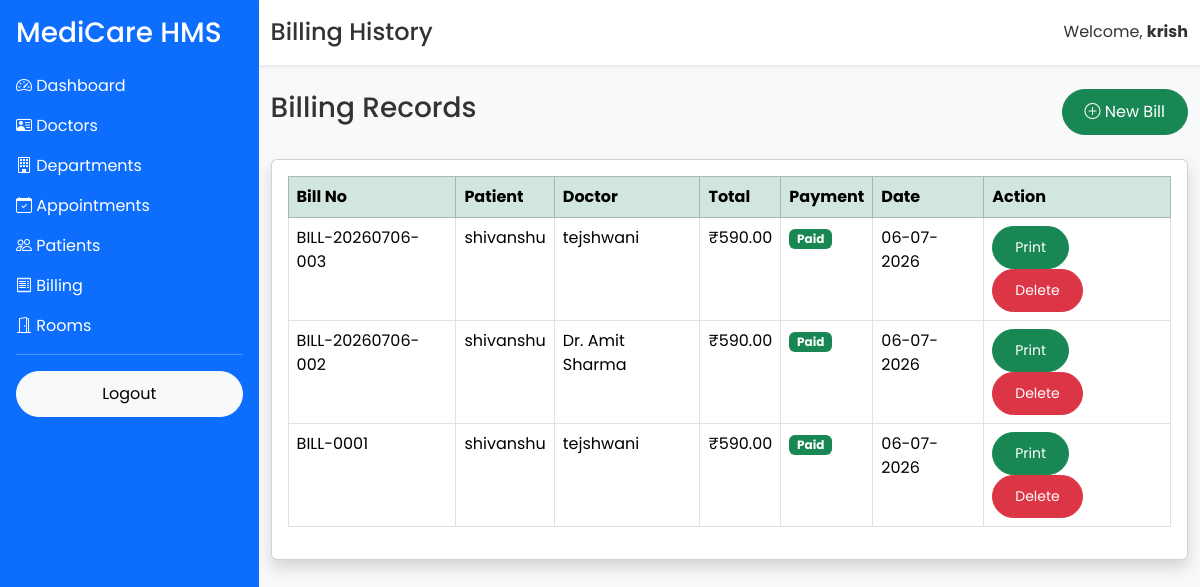
/admin/billing/list (signed in), run on the app's committed database.
### app/models/user.py (models this page shows, shortened)
class User(UserMixin, db.Model):
    __tablename__ = "users"
    id = db.Column(db.Integer, primary_key=True)
    full_name = db.Column(db.String(100), nullable=False)
    email = db.Column(db.String(120), unique=True, nullable=False)
    phone = db.Column(db.String(15), unique=True, nullable=True)
    password = db.Column(db.String(255), nullable=False)
    role = db.Column(db.String(20), default="patient")
    is_active = db.Column(db.Boolean, default=True)
    created_at = db.Column(db.DateTime, server_default=db.func.now())

### app/models/billing.py (models this page shows)
class Billing(db.Model):
    __tablename__ = "billing"
    id = db.Column(db.Integer, primary_key=True)
    bill_number = db.Column(db.String(20), unique=True)
    patient_name = db.Column(db.String(100), nullable=False)
    doctor_name = db.Column(db.String(100), nullable=False)
    consultation = db.Column(db.Float, default=0)
    medicine = db.Column(db.Float, default=0)
    lab = db.Column(db.Float, default=0)
    room = db.Column(db.Float, default=0)
    discount = db.Column(db.Float, default=0)
    gst = db.Column(db.Float, default=18)
    total = db.Column(db.Float)
    payment_method = db.Column(db.String(50))
    payment_status = db.Column(db.String(20))
    created_at = db.Column(
        db.DateTime,
        server_default=db.func.now()
    )

### app/routes/billing.py (the view)
@billing.route("/admin/billing/list")
@login_required
def billing_list():
    search = request.args.get("search")
    if search:
        bills = Billing.query.filter(
            Billing.patient_name.ilike(f"%{search}%")
        ).all()
    else:
        bills = Billing.query.order_by(
            Billing.id.desc()
        ).all()
    return render_template(
        "billing/list.html",
        bills=bills,
        search=search
    )

### app/templates/billing/list.html (shortened to what this page needs)
{% extends "layout/dashboard_base.html" %}
{% block page_title %}
Billing History
{% endblock %}
{% block content %}
<div class="d-flex justify-content-between align-items-center mb-4">
    <h3>Billing Records</h3>
    <a href="/admin/billing" class="btn btn-success">
        <i class="bi bi-plus-circle"></i>
        New Bill
    </a>
</div>
<div class="card shadow">
    <div class="card-body">
        <table class="table table-bordered table-hover">
            <thead class="table-success">
                <tr>
                    <th>Bill No</th>
                    <th>Patient</th>
                    <th>Doctor</th>
                    <th>Total</th>
                    <th>Payment</th>
                    <th>Date</th>
                    <th>Action</th>
                </tr>
            </thead>
            <tbody>
                {% for bill in bills %}
                <tr>
                    <td>{{ bill.bill_number }}</td>
                    <td>{{ bill.patient_name }}</td>
                    <td>{{ bill.doctor_name }}</td>
                    <td>₹{{ "%.2f"|format(bill.total) }}</td>
                    <td>
                        {% if bill.payment_status=="Paid" %}
                        <span class="badge bg-success">
                            Paid
                        </span>
                        {% else %}
                        <span class="badge bg-warning text-dark">
                            Pending
                        </span>
                        {% endif %}
                    </td>
                    <td>{{ bill.created_at.strftime("%d-%m-%Y") }}</td>
                    <td>
                        <a href="{{ url_for('billing.print_bill', bill_id=bill.id) }}"
class="btn btn-success btn-sm">
Print
</a>
                        <a href="/admin/billing/delete/{{ bill.id }}"
                           class="btn btn-danger btn-sm"
                           onclick="return confirm('Delete this bill?')">
                            Delete
                        </a>
                    </td>
                </tr>
                {% else %}
                <tr>
                    <td colspan="7" class="text-center">
                        No Bills Found
                    </td>
                </tr>
                {% endfor %}
            </tbody>
        </table>
    </div>
</div>
{% endblock %}

### app/templates/layout/dashboard_base.html (shortened to what this page needs)
<!DOCTYPE html>
<html lang="en">
<head>
<link href="https://cdn.jsdelivr.net/npm/bootstrap@5.3.3/dist/css/bootstrap.min.css" rel="stylesheet">
<link href="https://cdn.jsdelivr.net/npm/bootstrap-icons@1.11.3/font/bootstrap-icons.min.css" rel="stylesheet">
<link rel="stylesheet"
href="{{ url_for('static', filename='css/style.css') }}">
</head>
<body class="bg-light">
<div class="d-flex">
    <div class="bg-primary text-white p-3 vh-100" style="width:260px;">
        <h3 class="mb-4">
            MediCare HMS
        </h3>
        <a href="/admin/dashboard" class="d-block text-white text-decoration-none mb-3">
    <i class="bi bi-speedometer2"></i> Dashboard
</a>
<a href="/admin/doctors" class="d-block text-white text-decoration-none mb-3">
    <i class="bi bi-person-vcard"></i> Doctors
</a>
<a href="/admin/departments" class="d-block text-white text-decoration-none mb-3">
    <i class="bi bi-building"></i> Departments
</a>
<a href="/admin/appointments" class="d-block text-white text-decoration-none mb-3">
    <i class="bi bi-calendar-check"></i> Appointments
</a>
<a href="/admin/patients" class="d-block text-white text-decoration-none mb-3">
    <i class="bi bi-people"></i> Patients
</a>
<a href="/admin/billing" class="d-block text-white text-decoration-none mb-3">
    <i class="bi bi-receipt"></i> Billing
</a>
<a href="/admin/rooms" class="d-block text-white text-decoration-none mb-3">
    <i class="bi bi-door-open"></i> Rooms
</a>
        <hr>
        <a href="/logout" class="btn btn-light w-100">
            Logout
        </a>
    </div>
    <div class="flex-grow-1">
        <nav class="navbar navbar-light bg-white shadow-sm">
            <div class="container-fluid">
                <h4 class="mb-0">
                    {% block page_title %}{% endblock %}
                </h4>
                <span>
                    Welcome,
                    <strong>{{ current_user.full_name }}</strong>
                </span>
            </div>
        </nav>
        <div class="container-fluid mt-4">
            {% block content %}
            {% endblock %}
        </div>
    </div>
</div>
</body>
</html>

### app/static/css/style.css (style rules this page uses)
* { margin:0; padding:0; box-sizing:border-box; font-family:'Poppins',sans-serif; }
body { background:#f5f8fc; color:#333; }
.navbar { transition:.4s; padding:18px 0; }
.btn { border-radius:50px; padding:10px 22px; }

### data on the page
User: full_name "krish"
Billing: bill_number "BILL-20260706-003", patient_name "shivanshu", doctor_name "tejshwani", total "590.00", payment_status "Paid", created_at "06-07-2026"
Billing: bill_number "BILL-20260706-002", patient_name "shivanshu", doctor_name "Dr. Amit Sharma", total "590.00", payment_status "Paid", created_at "06-07-2026"
Billing: bill_number "BILL-0001", patient_name "shivanshu", doctor_name "tejshwani", total "590.00", payment_status "Paid", created_at "06-07-2026"
